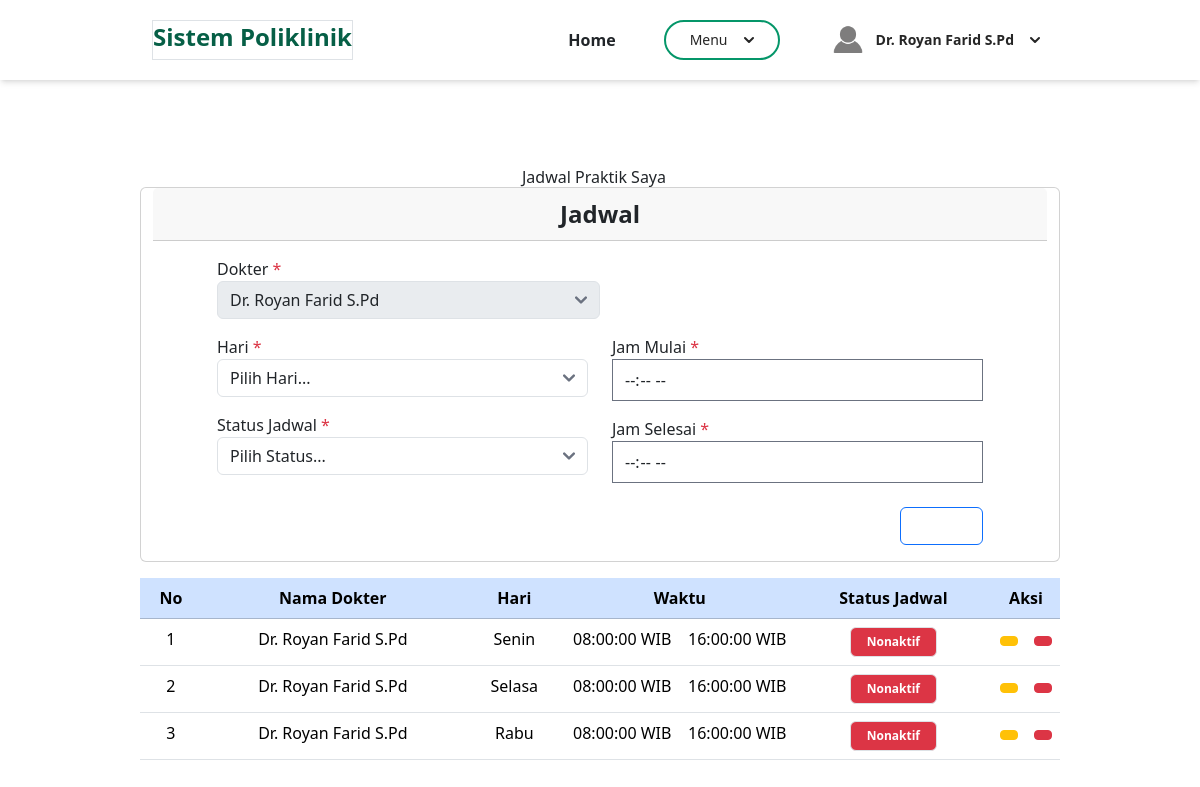
The page /admin/berandaDokter.php?page=aturJadwalDokter (signed in) on the database its author committed.
### tables this page shows
CREATE TABLE `jadwal_periksa` (
  `id` int(11) NOT NULL,
  `id_dokter` int(11) NOT NULL,
  `hari` enum('Senin','Selasa','Rabu','Kamis','Jum''at') NOT NULL,
  `jam_mulai` time NOT NULL,
  `jam_selesai` time NOT NULL,
  `status_jadwal` varchar(10) NOT NULL
);

CREATE TABLE `dokter` (
  `id` int(11) NOT NULL,
  `nama` varchar(100) NOT NULL,
  `alamat` varchar(255) NOT NULL,
  `no_hp` varchar(20) NOT NULL,
  `id_poli` int(11) NOT NULL,
  `nip` varchar(50) NOT NULL,
  `password` varchar(255) NOT NULL
);

### admin/aturJadwalDokter.php (the view, shortened to what this page needs)
<main id="aturJadwalDokter-page">
    <div class="container" style="margin-top: 5.5rem;">
        <div class="row justify-content-center">
            <h2 class="ps-0 text-center">Jadwal Praktik Saya</h2>
            <div class="card">
                <div class="card-header text-center fw-bold" style="font-size: 1.5rem;">Jadwal</div>
                <div class="card-body ms-lg-5 me-lg-5 justify-content-center">
                    <form action="" method="POST" onsubmit="return(validate());">
                        <?php
                        $jam_mulai = '';
                        $jam_selesai = '';
                        ?>
                        <div class="dropdown mb-3 w-50">
                            <label for="id_dokter">Dokter <span class="text-danger">*</span></label>
                            <select disabled class="form-select" name="id_dokter" aria-label="id_dokter">
                                <?php
                                    $id_dokter = $_SESSION['id'];
                                    $result = mysqli_query($mysqli, "SELECT * FROM dokter WHERE id");
                                    while($data = mysqli_fetch_assoc($result)) {
                                        $selected = ($data['id'] == $id_dokter) ? 'selected' : '';
                                        echo "<option $selected value='" . $data['id'] . "'>" . $data['nama'] . "</option>";
                                    }
                                ?>
                            </select>
                        </div>
                        <div class="row">
                            <div class="col-lg-6">
                                <div class="dropdown mb-3">
                                    <label for="hari">Hari <span class="text-danger">*</span></label>
                                    <select class="form-select" name="hari" aria-label="hari">
                                        <option value="" selected>Pilih Hari...</option>
                                    </select>
                                </div>
                                <div class="dropdown mb-3">
                                    <label for="status_jadwal">Status Jadwal <span class="text-danger">*</span></label>
                                    <select class="form-select" name="status_jadwal" aria-label="status_jadwal">
                                        <option value="" selected>Pilih Status...</option>
                                    </select>
                                </div>
                            </div>
                            <div class="col-lg-6">
                                <div class="mb-3">
                                    <label for="jam_mulai">Jam Mulai <span class="text-danger">*</span></label>
                                    <input type="time" name="jam_mulai" class="form-control" required value="<?php echo $jam_mulai ?>">
                                </div>
                                <div class="mb-3">
                                    <label for="jam_selesai">Jam Selesai <span class="text-danger">*</span></label>
                                    <input type="time" name="jam_selesai" class="form-control" required value="<?php echo $jam_selesai ?>">
                                </div>
                            </div>
                        </div>
                        <div class="d-flex justify-content-end mt-2">
                            <button type="submit" name="simpanData" class="btn btn-primary">Simpan</button>
                        </div>
                    </form>
                </div>
            </div>
            <div class="table-responsive mt-3 px-0">
                <table class="table text-center">
                    <thead class="table-primary">
                        <tr>
                            <th valign="middle">No</th>
                            <th valign="middle">Nama Dokter</th>
                            <th valign="middle">Hari</th>
                            <th valign="middle" style="width: 25%;" colspan="2">Waktu</th>
                            <th valign="middle">Status Jadwal</th>
                            <th valign="middle" style="width: 0.5%;" colspan="2">Aksi</th>
                        </tr>
                    </thead>
                    <tbody>
                        <?php
                            $id_dokter = $_SESSION['id'];
                            $result = mysqli_query($mysqli, "SELECT dokter.nama, jadwal_periksa.id, jadwal_periksa.hari, jadwal_periksa.jam_mulai, jadwal_periksa.jam_selesai, jadwal_periksa.status_jadwal
                            FROM dokter
                            JOIN jadwal_periksa ON dokter.id = jadwal_periksa.id_dokter
                            WHERE dokter.id = $id_dokter");
                            $no = 1;
                            while ($data = mysqli_fetch_array($result)) :
                            ?>
                                <tr>
                                    <td><?php echo $no++ ?></td>
                                    <td><?php echo $data['nama'] ?></td>
                                    <td><?php echo $data['hari'] ?></td>
                                    <td><?php echo $data['jam_mulai'] ?> WIB</td>
                                    <td><?php echo $data['jam_selesai'] ?> WIB</td>
                                    <td>
                                        <?php
                                            echo ($data['status_jadwal'] == 0)
                                            ? '<span class="bg-success badge text-white border rounded px-4 py-2 mb-0">Aktif</span>'
                                            : '<span class="bg-danger badge text-white border rounded px-3 py-2 mb-0">Nonaktif</span>';
                                        ?>
                                    </td>
                                    <td>
                                        <a class="btn btn-sm btn-warning text-white btn-edit" href="berandaDokter.php?page=aturJadwalDokter&id=<?php echo $data['id'] ?>">
                                        </a>
                                    </td>
                                    <td>
                                        <a href="berandaDokter.php?page=aturJadwalDokter&id=<?php echo $data['id'] ?>&aksi=hapus" class="btn btn-sm btn-danger text-white">
                                        </a>
                                    </td>
                                </tr>
                        <?php endwhile; ?>
                    </tbody>
                </table>
            </div>
        </div>
    </div>
</main>

### rows shown on the page
jadwal_periksa: id_dokter.nama "Dr. Royan Farid S.Pd", hari "Senin", jam_mulai "08:00:00", jam_selesai "16:00:00", status_jadwal "Nonaktif"
jadwal_periksa: id_dokter.nama "Dr. Royan Farid S.Pd", hari "Selasa", jam_mulai "08:00:00", jam_selesai "16:00:00", status_jadwal "Nonaktif"
jadwal_periksa: id_dokter.nama "Dr. Royan Farid S.Pd", hari "Rabu", jam_mulai "08:00:00", jam_selesai "16:00:00", status_jadwal "Nonaktif"

### other values the page prints
$_SESSION['nama'] "Dr. Royan Farid S.Pd"
form field id_dokter "Dr. Royan Farid S.Pd"
